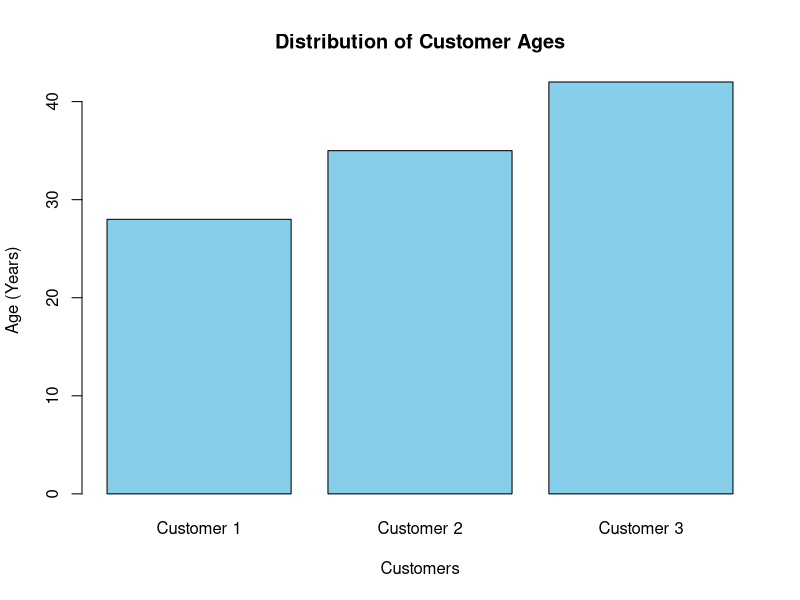

Write R code to recreate this figure.
# Customer Ages
age <- c(28,35,42)

# Customer IDs
customer <- c("Customer 1","Customer 2","Customer 3")

# Bar Chart
barplot(age,
        names.arg=customer,
        col="skyblue",
        border="black",
        main="Distribution of Customer Ages",
        xlab="Customers",
        ylab="Age (Years)")
